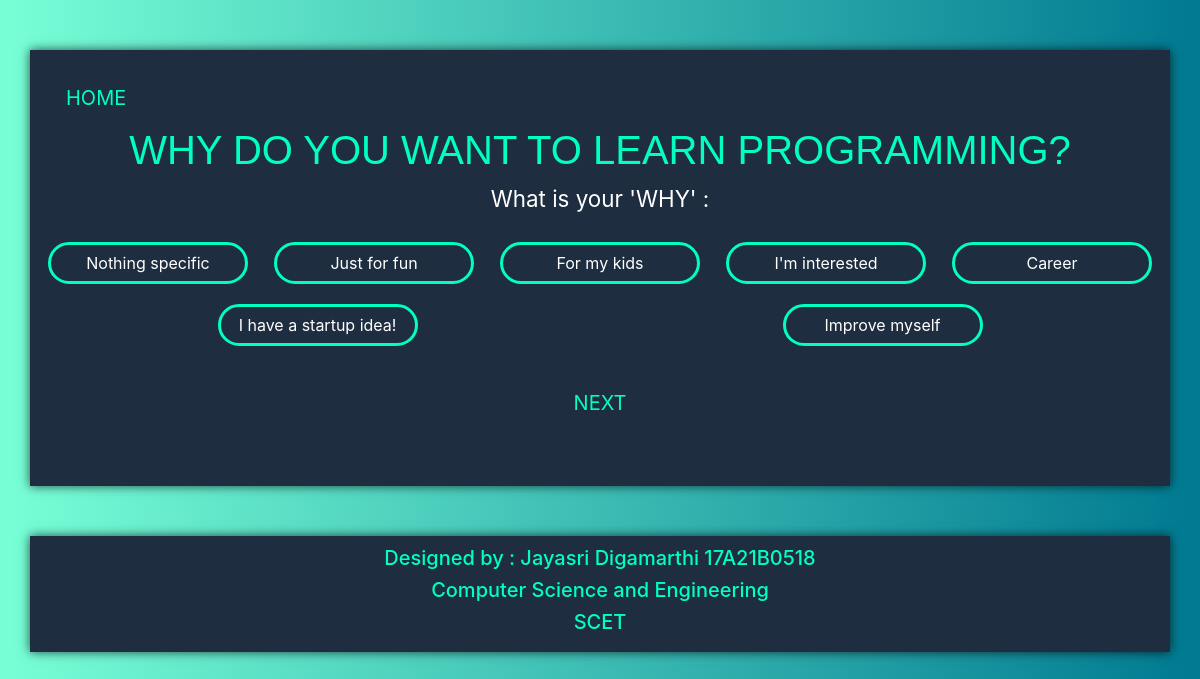
Screenshot of /survey/ with the database file from the repository.
### Main/models.py (models this page shows, shortened)
class Question(models.Model):
    title = models.CharField(max_length=256)
    description = models.TextField(blank=True, null=True)
    is_first = models.BooleanField(default=False)

class Option(models.Model):
    description = models.CharField(max_length=256)
    related_question = models.ForeignKey('Question', on_delete=models.CASCADE, related_name='options')
    next_question = models.ForeignKey('Question', on_delete=models.SET_NULL, null=True, blank=True)
    language = models.ForeignKey('Language', on_delete=models.SET_NULL, null=True, blank=True)
    def __str__(self):
        return self.description

### Main/views.py (the view, shortened to what this page needs)
# urls.py: path('survey/', views.survey, name='survey'),
def survey(req):
    global nextQuestion
    return render(req, "survey.html", {
        'question': firstQuestion,
        'options': firstQuestion.options.all(),
    })

### Main/templates/survey.html (shortened to what this page needs)
{% extends "base.html" %}
{% block content %}
    <div>
        <form method="POST">
            {% if question %}
        <h1 id="heading">{{ question.title }} </h1>
        <p>{{ question.description }}</p>
        <div class="options row">
            {% for option in options %}
            <label class="col-large-6" style="margin: auto;">
                <span>{{ option }}</span>
            </label>
            {% endfor %}
        <br><br>
        </div>
        <div class="form-group text-center" >
            <button class="btn btn-lg" style="color:#00ffc3">NEXT</button>
        </div>
        {% else %}
        <br>
        <h1 style="color: white;">You Should Learn....</h1>
        <h1>{{ language }}</h1>
        <br>
        <p style="margin: 0 10%;">{{ language.description }}</p>
        {% endif %}
        </form>
    </div>
{% endblock %}

### Main/templates/base.html (shortened to what this page needs)
<!DOCTYPE html>
{% load static %}
<html lang="en">
<head>
    <link rel="stylesheet" href="{% static 'css/bootstrap4.css' %}">
    <link rel="stylesheet" href="{% static 'css/cd.css' %}">
        <link rel="stylesheet" href="https://stackpath.bootstrapcdn.com/bootstrap/4.5.0/css/bootstrap.min.css">
</head>
<body>
<div class="container" style="padding-bottom: 100px; padding: 20px;">
    <nav class="navbar ">
            <a style="text-align:center; color:#00ffc3;" href="{% url 'home' %}" class="navbar-brand center">HOME</a>
    </nav>
    <div class="" style="text-align: center;">
        {% block content %}
        {% endblock %}
    </div>
</div>
<footer id="footer">
    <div class="container">
        <center style="padding: 10px;">
            <div class="copyrights"><h5 style="color: #00ffc3;">Designed by : Jayasri Digamarthi 17A21B0518</h5></div>
            <div class="copyrights"><h5 style="color: #00ffc3;">Computer Science and Engineering</h5></div>
            <div class="copyrights"><h5 style="color: #00ffc3;">SCET</h5></div>
        </center>
    </div>
</footer>
</body>
</html>

### Main/static/css/cd.css (style rules this page uses)
body { font-family: sans-serif; color: white; background: #007991; background: -webkit-linear-gradient(to right, #78ffd6, #007991); background: linear-gradient(to right, #78ffd6, #007991); }
.container { margin: 50px auto; width: 50%; background: #1e2d40; box-shadow: 0 0 10px rgba(0, 0, 0, 0.7); }
h1 { background-color: #1e2d40; margin-top: 20px; font-size: 2em; color:#00ffc3; font-weight: normal; text-transform: uppercase; text-align: center; font-weight: 800; font-family: Arial, Helvetica, sans-serif; }
p { text-align: center; color:white; font-size: 1.4em; }
label { margin: 100px 50px; padding: 0 5px; }
label span { position: relative; display: inline-block; margin: 10px 0px; padding: 6px 7px; width: 200px; border:3px solid #00ffc3; border-radius: 50px; color:white; text-align: center; transition: transform .7s; }
.btn { margin:23px 16px; width:150px; border: 3px solid #00ffc3; background-color: white; color: black; border-radius: 50px; }
.options { margin: auto; }

### rows the page displays
Question: title "WHY DO YOU WANT TO LEARN PROGRAMMING?", description "What is your 'WHY' :"
Option: description "Nothing specific"
Option: description "Just for fun"
Option: description "For my kids"
Option: description "I'm interested"
Option: description "Career"
Option: description "I have a startup idea!"
Option: description "Improve myself"
